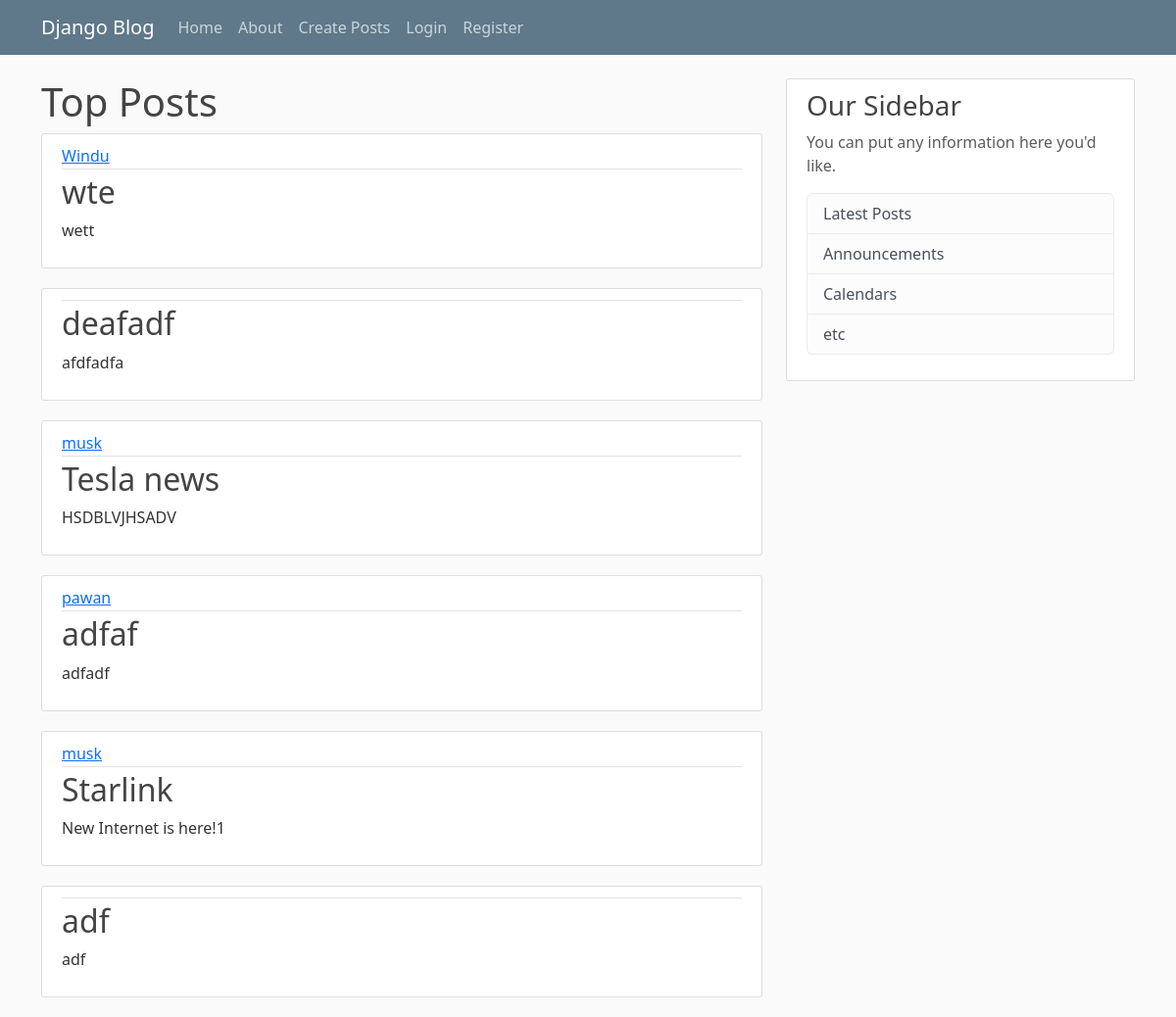
Before: / with the older database file.
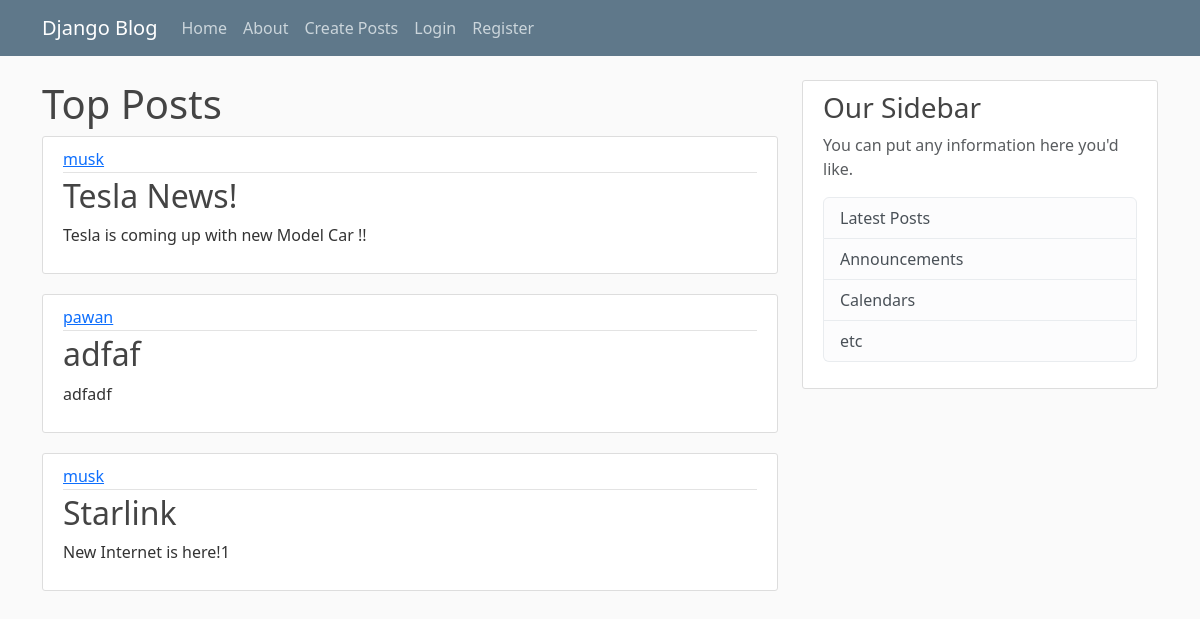
After: the same page with the newer database file.
### feed/models.py (models this page shows, shortened)
class Posts(models.Model):
    title = models.CharField(max_length=50)
    content = models.TextField()
    author = models.ForeignKey(User,on_delete=models.CASCADE)

### feed/views.py (the view)
# urls.py: 2. Add a URL to urlpatterns:  path('', views.home, name='home')
def home(request):
    posts = Posts.objects.all()
    context = {'post': posts}
    return render(request, 'feed/main.html', context)

### feed/templates/feed/main.html
{% extends "feed/base.html" %}
{% block content %}
 <h1>Top Posts</h1>
{% for i in post %}
        <article class="media content-section">
          <div class="media-body">
            <div class="article-metadata">
              <a class="mr-2" href="#">{{ i.author.username }}</a>
            </div>
            <h2> <a class="nav-item nav-link"  href="{% url 'details' i.id %}">{{ i.title }}</a></h2>
            <p class="article-content">{{ i.content }}</p>
          </div>
        </article>
{% endfor %}
{% endblock content %}

Changed rows visible on the page:
removed Posts: author.username "Windu", title "wte", content "wett"
removed Posts: title "deafadf", content "afdfadfa"
removed Posts: title "adf", content "adf"
changed Posts: title "Tesla news" → "Tesla News!"; content "HSDBLVJHSADV" → "Tesla is coming up with new Model Car !!"
